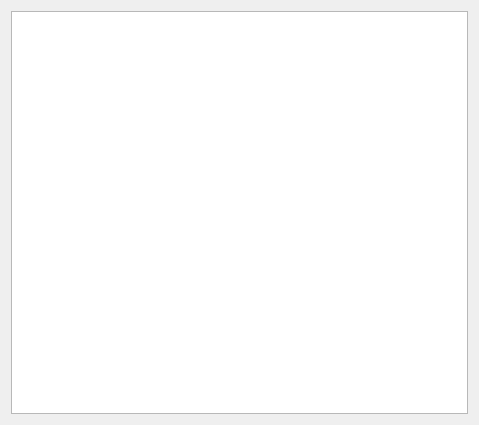
<?xml version="1.0" encoding="UTF-8"?>
<ui version="4.0">
 <class>Form</class>
 <widget class="QWidget" name="Form">
  <property name="geometry">
   <rect>
    <x>0</x>
    <y>0</y>
    <width>479</width>
    <height>425</height>
   </rect>
  </property>
  <property name="windowTitle">
   <string>结果</string>
  </property>
  <layout class="QHBoxLayout" name="horizontalLayout">
   <item>
    <widget class="QTextBrowser" name="textBrowser"/>
   </item>
  </layout>
 </widget>
 <resources/>
 <connections/>
</ui>
